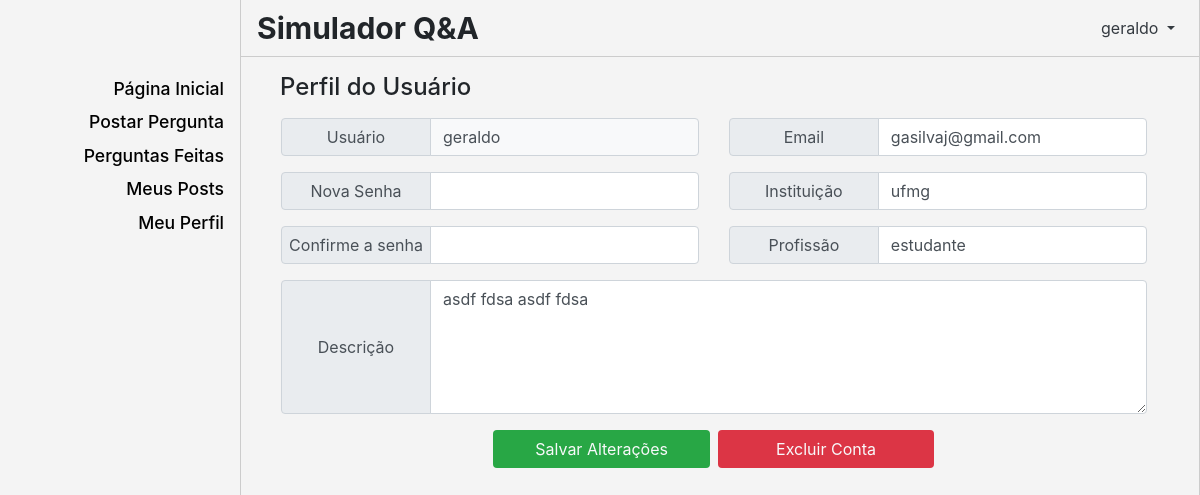
The app's page /meu_perfil (signed in), older data.
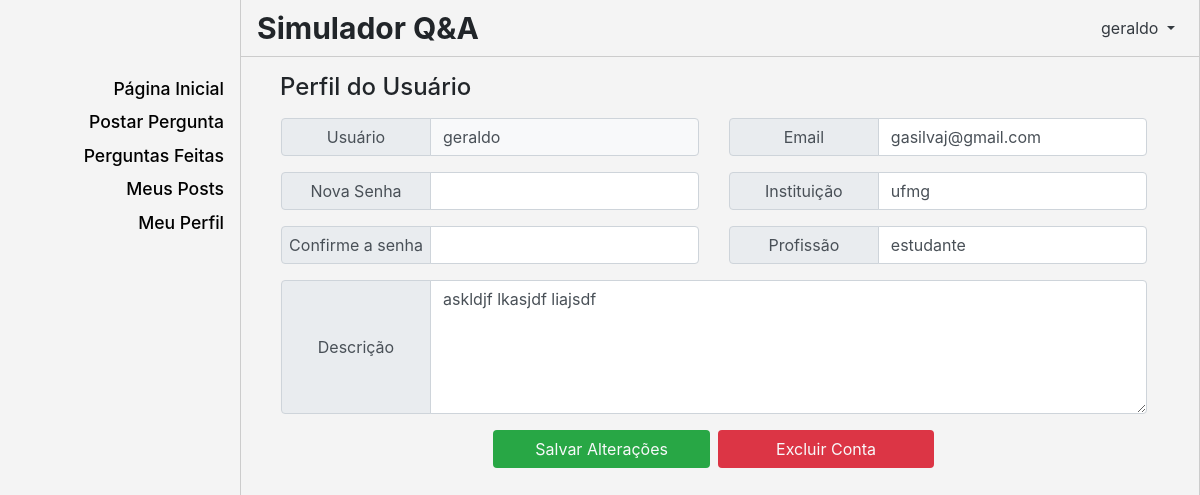
The same page, newer data.
### qa/models.py (models this page shows, shortened)
class Profile(models.Model):
    user = models.OneToOneField(User,on_delete=models.CASCADE)
    instituicao = models.CharField(max_length=100, blank=True)
    profissao = models.CharField(max_length=100, blank=True)
    descricao = models.TextField(max_length=1000, blank=True)

### qa/views.py (the view)
# urls.py: path('meu_perfil', views.meu_perfil, name='meu_perfil'),
def meu_perfil(request):
    if request.method == 'POST':
        new_password = request.POST['new_password']
        username = request.user.get_username()
        email = request.POST['email']
        instituicao = request.POST['instituicao']
        profissao = request.POST['profissao']
        descricao = request.POST['descricao']
        user = request.user
        if new_password != '':
            user.set_password(new_password)
            user.save()
            login(request,user)
        profile = Profile.objects.get(user=request.user)
        user.email=email
        user.save()
        profile.instituicao = instituicao
        profile.profissao = profissao
        profile.descricao = descricao
        user.save()
        profile.save()
        return HttpResponseRedirect('/meu_perfil')
    else:
        usuario = request.user.get_username()
        if usuario:
            email = request.user.email
            profile = Profile.objects.get(user=request.user)
            context = {'usuario':usuario, 'email':email, 'profissao':profile.profissao, 'instituicao':profile.instituicao, 'descricao':profile.descricao}
            return render(request, 'qa/meu_perfil.html', context)
        return render(request, 'qa/meu_perfil.html')

### qa/templates/qa/meu_perfil.html (shortened to what the changed rows need)
{% extends 'qa/template.html' %}
{% block content %}
    <div class='container-fluid ml-4 mt-3'>
        {% if usuario %}
            <form action='{% url "qa:meu_perfil" %}' method='post'>
                <div class='col-11 mt-3 ml-3 pl-0'>
                    <div class='row'>
                        <div class="input-group mb-3 col-6 pl-0">
                            <div class="input-group-prepend prepend-width">
                                <div class="input-group-text full-width justify-content-center">
                                    Usuário
                                </div>
                            </div>
                            <input type='text' name='username' class="form-control bg-light" value='{{usuario}}' disabled/>
                        </div>
                        <div class="input-group mb-3 col-6 pr-0">
                            <div class="input-group-prepend prepend-width">
                                <div class="input-group-text full-width justify-content-center">
                                    Email
                                </div>
                            </div>
                            <input type='text' name='email' class="form-control" value='{{email}}'/>
                        </div>
                        <div class="input-group mb-3 col-6 pl-0">
                            <div class="input-group-prepend prepend-width">
                                <div class="input-group-text full-width justify-content-center">
                                    Nova Senha
                                </div>
                            </div>
                            <input type='password' name='new_password' id='new_password' class="form-control" autocomplete="new-password"/>
                        </div>
                        <div class="input-group mb-3 col-6 pr-0">
                            <div class="input-group-prepend prepend-width">
                                <div class="input-group-text full-width justify-content-center">
                                    Instituição
                                </div>
                            </div>
                            <input type='text' name='instituicao' class="form-control" value='{{instituicao}}'/>
                        </div>
                        <div class="input-group mb-3 col-6 pl-0">
                            <div class="input-group-prepend prepend-width">
                                <div class="input-group-text full-width justify-content-center">
                                    Confirme a senha
                                </div>
                            </div>
                            <input type='password' id='new_password2'  class="form-control"/>
                        </div>
                        <div class="input-group mb-3 col-6 pr-0">
                            <div class="input-group-prepend prepend-width">
                                <div class="input-group-text full-width justify-content-center">
                                    Profissão
                                </div>
                            </div>
                            <input type='text' name='profissao' class="form-control" value='{{profissao}}'/>
                        </div>
                        <div class="input-group mb-3">
                            <div class="input-group-prepend prepend-width">
                                <div class="input-group-text full-width justify-content-center">
                                    Descrição
                                </div>
                            </div>
                            <textarea class="form-control col-12" rows="5" name='descricao'>{{descricao}}</textarea>
                        </div>
                        <div class="input-group mb-2 justify-content-center">
                            <input type='submit' class="btn bg-success col-3 mr-1 text-light" value='Salvar Alterações' id='alteracoesSubmit'/>
                            <input type='button' class="btn bg-danger col-3 ml-1 text-light" value='Excluir Conta' data-toggle='modal' data-target='#confirmDeletar'/>
                        </div>
                    </div>
                </div>
            </form>
        {% else %}
        <span class='mt-3'>
            É preciso fazer <a href='/login_usuario'>Login</a> para visualizar seu perfil.
        </span>
        {% endif %}
    </div>
{% endblock %}

Row changes from the older to the newer data that the page shows:
changed Profile "ufmg": descricao "asdf fdsa asdf fdsa" → "askldjf lkasjdf liajsdf"
